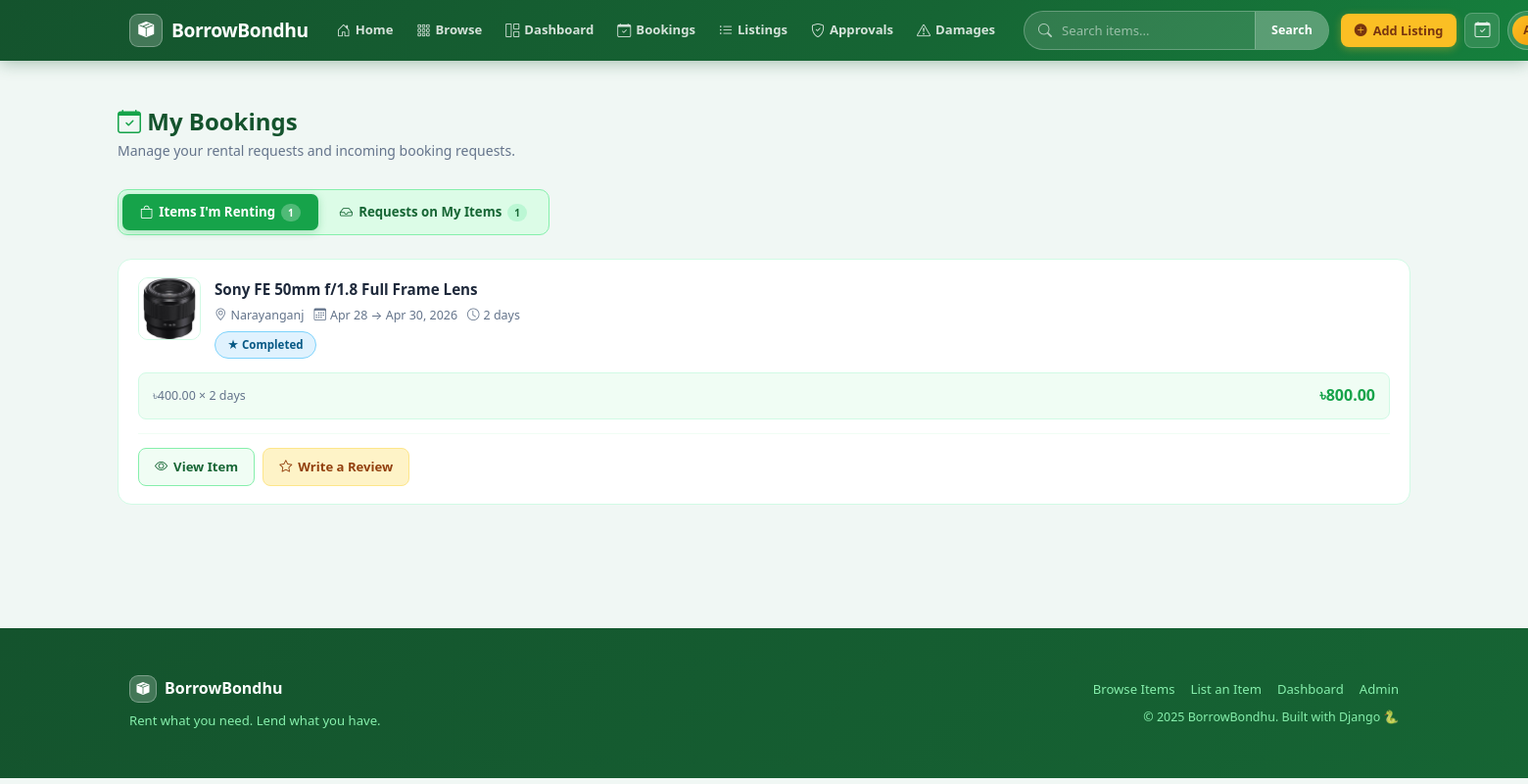
Screenshot of /bookings/my/ (signed in) with the database file from the repository.
### bookings/models.py (models this page shows, shortened)
class Booking(models.Model):
    STATUS_CHOICES = [
        ('pending', 'Pending'),
        ('accepted', 'Accepted'),
        ('rejected', 'Rejected'),
        ('completed', 'Completed'),
    ]
    renter = models.ForeignKey(User, on_delete=models.CASCADE, related_name='bookings')
    listing = models.ForeignKey(Listing, on_delete=models.CASCADE, related_name='bookings')
    start_date = models.DateField()
    end_date = models.DateField()
    status = models.CharField(max_length=20, choices=STATUS_CHOICES, default='pending')
    created_at = models.DateTimeField(auto_now_add=True)
    message = models.TextField(blank=True, help_text="Optional message to the owner")
    def total_days(self):
        return (self.end_date - self.start_date).days or 1
    def total_price(self):
        return self.total_days() * self.listing.price_per_day

### listings/models.py (models this page shows, shortened)
class Listing(models.Model):
    CATEGORY_CHOICES = [
        ('cameras', 'Cameras & Photography'),
        ('electronics', 'Electronics'),
        ('tools', 'Tools & Equipment'),
        ('events', 'Event Equipment'),
        ('sports', 'Sports & Outdoors'),
        ('other', 'Other'),
    ]
    owner = models.ForeignKey(User, on_delete=models.CASCADE, related_name='listings')
    title = models.CharField(max_length=200)
    description = models.TextField()
    category = models.CharField(max_length=50, choices=CATEGORY_CHOICES)
    price_per_day = models.DecimalField(max_digits=10, decimal_places=2)
    location = models.CharField(max_length=200)
    image = models.ImageField(upload_to='listings/', blank=True, null=True)
    is_available = models.BooleanField(default=True)
    approved = models.BooleanField(default=False)
    created_at = models.DateTimeField(auto_now_add=True)

### bookings/views.py (the view)
# urls.py: path('my/', views.my_bookings, name='my_bookings'),
@login_required
def my_bookings(request):
    my_rents    = Booking.objects.filter(renter=request.user).select_related('listing').order_by('-created_at')
    my_requests = Booking.objects.filter(listing__owner=request.user).select_related('listing', 'renter').order_by('-created_at')
    return render(request, 'bookings/my_bookings.html', {
        'my_rents':    my_rents,
        'my_requests': my_requests,
    })

### templates/bookings/my_bookings.html (shortened to what this page needs)
{% extends 'base.html' %}
{% block content %}
<div class="container bookings-page">
  <div class="page-header">
    <h2><i class="bi bi-calendar-check" style="color:#16a34a;"></i> My Bookings</h2>
    <p>Manage your rental requests and incoming booking requests.</p>
  </div>
  <div class="booking-tabs">
    <button class="booking-tab active" onclick="switchTab('renting', this)">
      <i class="bi bi-bag"></i> Items I'm Renting
      <span class="count-pill">{{ my_rents.count }}</span>
    </button>
    <button class="booking-tab" onclick="switchTab('requests', this)">
      <i class="bi bi-inbox"></i> Requests on My Items
      <span class="count-pill">{{ my_requests.count }}</span>
    </button>
  </div>
  <div class="tab-panel active" id="tab-renting">
    {% for booking in my_rents %}
    <div class="booking-card">
      <div class="booking-card-top">
        {% if booking.listing.image %}
          <img src="{{ booking.listing.image.url }}" class="booking-thumb" alt="{{ booking.listing.title }}">
        {% else %}
          <div class="booking-thumb-placeholder">📦</div>
        {% endif %}
        <div class="booking-info">
          <div class="booking-title">{{ booking.listing.title }}</div>
          <div class="booking-meta">
            <span><i class="bi bi-geo-alt"></i> {{ booking.listing.location }}</span>
            <span><i class="bi bi-calendar3"></i> {{ booking.start_date|date:"M d" }} → {{ booking.end_date|date:"M d, Y" }}</span>
            <span><i class="bi bi-clock"></i> {{ booking.total_days }} day{{ booking.total_days|pluralize }}</span>
          </div>
          <span class="status-badge {{ booking.status }}">
            {% if booking.status == 'pending' %}⏳
            {% elif booking.status == 'accepted' %}✓
            {% elif booking.status == 'rejected' %}✗
            {% else %}★{% endif %}
            {{ booking.get_status_display }}
          </span>
        </div>
      </div>
      <div class="booking-price-strip">
        <div class="price-detail">
          ৳{{ booking.listing.price_per_day }} × {{ booking.total_days }} day{{ booking.total_days|pluralize }}
        </div>
        <div class="price-total">৳{{ booking.total_price }}</div>
      </div>
      <div class="booking-actions">
        <a href="{% url 'listing_detail' booking.listing.pk %}" class="action-btn btn-view">
          <i class="bi bi-eye"></i> View Item
        </a>
        {% if booking.status == 'pending' %}
        <span style="font-size:0.78rem; color:#64748b;">
          <i class="bi bi-hourglass-split"></i> Waiting for owner to respond...
        </span>
        {% elif booking.status == 'accepted' %}
        <span style="font-size:0.78rem; color:#16a34a; font-weight:600;">
          <i class="bi bi-check-circle"></i> Booking confirmed — enjoy your rental!
        </span>
        {% elif booking.status == 'rejected' %}
        <span style="font-size:0.78rem; color:#ef4444;">
          <i class="bi bi-x-circle"></i> This booking was declined by the owner.
        </span>
        {% elif booking.status == 'completed' %}
          {% if not booking.review %}
          <a href="{% url 'add_review' booking.pk %}" class="action-btn btn-review">
            <i class="bi bi-star"></i> Write a Review
          </a>
          {% else %}
          <span class="reviewed-badge">
            <i class="bi bi-patch-check-fill"></i> Review submitted
          </span>
          {% endif %}
        {% endif %}
      </div>
    </div>
    {% endfor %}
  </div>
</div>
{% endblock %}

### templates/base.html (style rules this page uses)
* { margin: 0; padding: 0; box-sizing: border-box; }
body { background: #f0f7f4; color: #1e293b; font-family: 'Segoe UI', system-ui, -apple-system, sans-serif; font-size: 15px; line-height: 1.6; }
a { color: #16a34a; text-decoration: none; }

### templates/bookings/my_bookings.html (style rules this page uses)
.bookings-page { padding: 32px 0 64px; }
.page-header { margin-bottom: 28px; }
.page-header h2 { font-size: 1.5rem; font-weight: 800; color: #14532d; margin: 0 0 4px; }
.page-header p { font-size: 0.875rem; color: #64748b; margin: 0; }
.booking-tabs { display: flex; gap: 4px; background: #dcfce7; border: 1.5px solid #86efac; border-radius: 10px; padding: 4px; margin-bottom: 24px; width: fit-content; }
.booking-tab { padding: 8px 18px; border-radius: 7px; font-size: 0.83rem; font-weight: 600; color: #166534; cursor: pointer; border: none; background: transparent; transition: all 0.15s; display: flex; align-items: center; gap: 6px; }
.booking-tab.active { background: #16a34a; color: white; box-shadow: 0 2px 8px rgba(22,163,74,.3); }
.count-pill { background: #bbf7d4; color: #166534; font-size: 10px; font-weight: 700; padding: 1px 7px; border-radius: 9999px; }
.booking-tab.active .count-pill { background: rgba(255,255,255,0.25); color: white; }
.tab-panel { display: none; }
.tab-panel.active { display: block; }
.booking-card { background: #fff; border: 1.5px solid #d1fae5; border-radius: 14px; padding: 18px 20px; margin-bottom: 14px; transition: box-shadow 0.2s; }
.booking-card-top { display: flex; gap: 14px; align-items: flex-start; margin-bottom: 14px; }
.booking-thumb { width: 64px; height: 64px; border-radius: 10px; object-fit: cover; flex-shrink: 0; border: 1.5px solid #d1fae5; display: block; }
.booking-info { flex: 1; min-width: 0; }
.booking-title { font-size: 0.95rem; font-weight: 700; color: #1e293b; margin-bottom: 4px; white-space: nowrap; overflow: hidden; text-overflow: ellipsis; }
.booking-meta { font-size: 0.78rem; color: #64748b; display: flex; flex-wrap: wrap; gap: 10px; margin-bottom: 6px; }
.booking-meta span { display: flex; align-items: center; gap: 4px; }
.status-badge { font-size: 0.72rem; font-weight: 700; padding: 4px 12px; border-radius: 9999px; display: inline-flex; align-items: center; gap: 4px; }
.status-badge.completed { background: #e0f2fe; color: #075985; border: 1.5px solid #7dd3fc; }
.booking-price-strip { background: #f0fdf4; border: 1.5px solid #d1fae5; border-radius: 8px; padding: 10px 14px; margin-bottom: 14px; display: flex; align-items: center; justify-content: space-between; flex-wrap: wrap; gap: 8px; }
.price-detail { font-size: 0.78rem; color: #64748b; }
.price-total { font-size: 1rem; font-weight: 800; color: #16a34a; }
.booking-actions { display: flex; gap: 8px; flex-wrap: wrap; padding-top: 14px; border-top: 1px solid #f0fdf4; align-items: center; }
.action-btn { display: inline-flex; align-items: center; gap: 6px; padding: 8px 16px; border-radius: 8px; font-size: 0.82rem; font-weight: 600; text-decoration: none; border: none; cursor: pointer; transition: all 0.15s; }
.btn-review { background: #fef3c7; color: #92400e; border: 1.5px solid #fde68a; }
.btn-view { background: #f0fdf4; color: #166534; border: 1.5px solid #86efac; }

### rows the page displays
Booking: listing.image (picture), listing "Sony FE 50mm f/1.8 Full Frame Lens", listing.location "Narayanganj", start_date "Apr 28", end_date "Apr 30, 2026", total_days "2", status "Completed", listing.price_per_day "400.00", total_price "800.00", shows "Write a Review"

### other values shown
{{ my_rents.count }} "1"
{{ my_requests.count }} "1"
